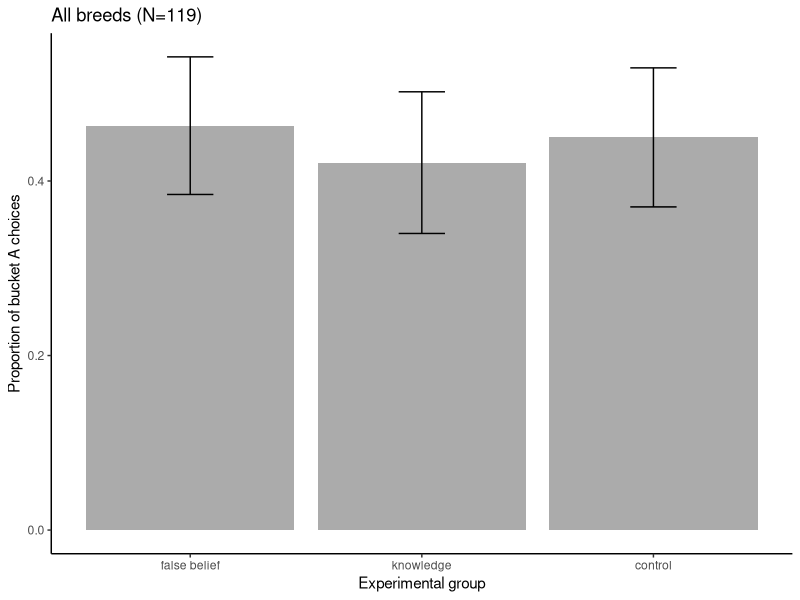
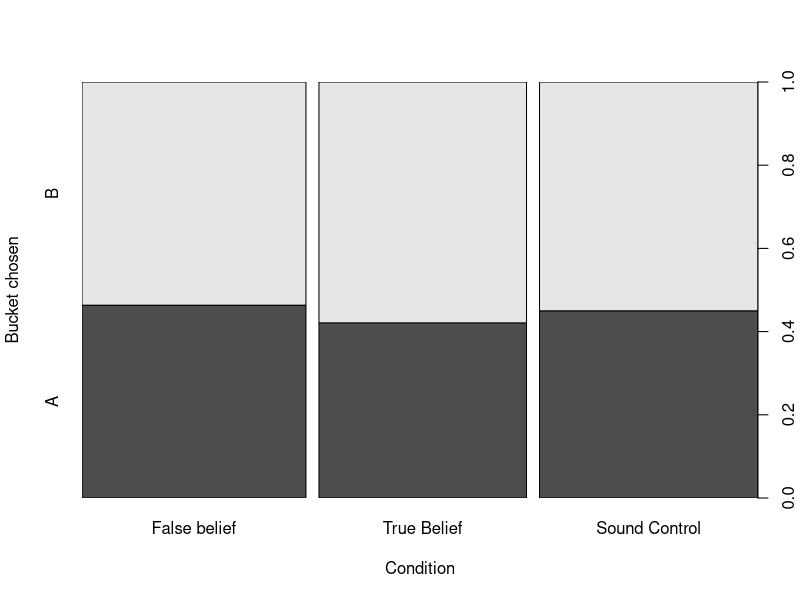
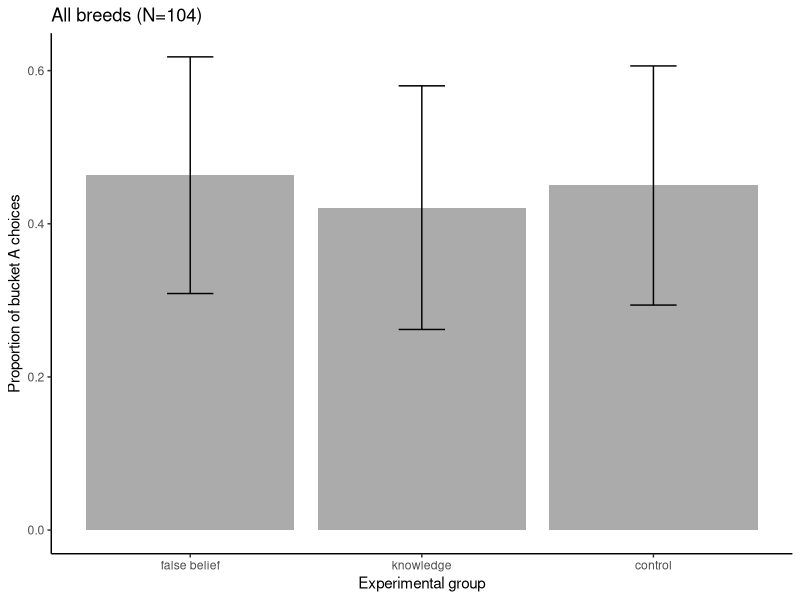

The R script that drew these images, in order:
## ---- chunk 1
library(tidyverse)
library(ggplot2)
## ---- chunk 2
xdata <- read.csv("data/tested_dogs.csv", header = TRUE) %>% 
   mutate(choice_letter = as.factor(choice_letter),
         condition = as.factor(condition),
         age_months = as.numeric(age_months)) %>% 
  filter(choice_letter %in% c("A", "B")) %>%   # Keep rows where choice_letter is "A" or "B" in case of NAs
  droplevels()

which(is.na(xdata$choice_letter)) #double check for NAs
## ---- chunk 3
##nr. dogs choosing bucket A and B overall
table(xdata$choice_letter)

##proportions relative to the whole sample
mean(xdata$choice_letter=="A")
mean(xdata$choice_letter=="B")

##nr. dogs choosing bucket A and B in each condition
table(xdata$condition, xdata$choice_letter)

##proportions relative to the different conditions
fb_subset <- xdata[xdata$condition == "false_belief", ]
know_subset <- xdata[xdata$condition == "knowledge", ]
ctr_subset <- xdata[xdata$condition == "control", ]
mean(fb_subset$choice_letter=="A")
mean(know_subset$choice_letter=="A")
mean(ctr_subset$choice_letter=="A")

#experimenters (communicator and hider)
table(xdata$condition, xdata$communicator)
table(xdata$condition, xdata$hider)
xdata$experimenter_dyad<-paste(xdata$communicator, xdata$hider, sep="_")
table(xdata$condition, xdata$experimenter_dyad)

#age
mean(fb_subset$age_months)
mean(know_subset$age_months) #check Dali, Bo and Kunibert
mean(ctr_subset$age_months)

#sex
table(xdata$sex, xdata$condition)
table(xdata$FCI_group, xdata$condition)
table(xdata$condition)
## ---- chunk 4
#table with descriptive stats for plotting
plot.data <- xdata %>%
  mutate(choice = ifelse(choice_letter == "A", 1, 0)) %>%
  mutate(condition = fct_relevel(
    fct_recode(
      condition,
      "false belief" = "false_belief",
      "knowledge" = "knowledge",
      "control" = "control"
    ),
    "false belief",
    "knowledge",
    "control"
  )) %>% #specify order of factor levels for factor_relevel
  group_by(condition) %>%
  summarise(
    mean.choiceA = mean(choice),
    sd.choiceA = sd(choice),
    n.choseA = sum(choice),
    median.choiceA = median(choice),
    n.tested.per.cond = length(choice),
    se.choiceA = sd(choice) / sqrt(length(choice))
  )

plot.data

##barplot of choices by experimental group

p.choice <- ggplot(data = plot.data, aes(x = condition, y = mean.choiceA)) +
  geom_bar(stat = "identity", alpha = 0.5) +
  geom_errorbar(aes(ymin = mean.choiceA - se.choiceA, ymax = mean.choiceA + #error bars represent standard error
                      se.choiceA),
                width = .2) +
  #geom_signif(comparisons=list(c("False Belief", #"Knowledge")), annotations="*",
  #             y_position = 0.75, tip_length = 0.04, #vjust=0.4) +
  #ylim(0.2,0.6)+
  theme_classic() +
  labs(x = "Experimental group", y = "Proportion of bucket A choices")+
  ggtitle("All breeds (N=119)")

p.choice
 
#saving the plot with ggsave
# ggsave(
#   "./graphs/bucket_A_choices_BC.png",
#   plot = last_plot(),
#   device = NULL,
#  # path = "C:/Users/lonardol/Desktop/False Belief experiment/FB_2_follow_up/Graphs/Border Collies",
#   scale = 0.8,
#   width = 7,
#   height = 6,
#   #units = c("in", "cm", "mm"),
#   dpi = 320,
#   limitsize = TRUE
# )
## ---- chunk 5
#mosaic plot to visualize also bucket B choices
mosaic.plot.data  <- xdata %>%
  mutate(choice_letter = fct_relevel(choice_letter, "B", "A")) %>%
  mutate(condition = fct_relevel(
    fct_recode(
      condition,
      "False belief" = "false_belief",
      "True Belief" = "knowledge",
      "Sound Control" = "control"
    ),
    "False belief",
    "True Belief",
    "Sound Control"
  )) #specify order of factor levels for factor_relevel

plot(mosaic.plot.data$condition,mosaic.plot.data$choice_letter,
  xlab = "Condition",
  ylab = "Bucket chosen")


#saving the plot with ggsave
# ggsave(
#   "./graphs/bucket_A_choices_BC.png",
#   plot = last_plot(),
#   device = NULL,
#  # path = "C:/Users/lonardol/Desktop/False Belief experiment/FB_2_follow_up/Graphs/Border Collies",
#   scale = 0.8,
#   width = 7,
#   height = 6,
#   #units = c("in", "cm", "mm"),
#   dpi = 320,
#   limitsize = TRUE
# )
## ---- chunk 6
#chi square test (false belief - knowledge) 29 October
condition<-c("false belief", "knowledge", "control")
outcome <- plot.data$n.choseA # number of successes (bucket A chosen) for each condition
n <- plot.data$n.tested.per.cond # total trials for each condition

# Create a contingency table
table <- matrix(c(outcome[1], n[1] - outcome[1], outcome[2], n[2] - outcome[2], outcome[3], n[3] - outcome[3]), 
                nrow = 3, byrow = TRUE)
rownames(table) <- condition
colnames(table) <- c("Success", "Failure")

# Chi-squared test
chisq.test(table)
## ---- chunk 7
#plot with error bars showing confidence intervals 
plot.data.ci <- plot.data %>%
  mutate(ci.lower = mean.choiceA - 1.96 * se.choiceA,
         ci.upper = mean.choiceA + 1.96 * se.choiceA)

# Now, plot with confidence intervals as error bars
p.choice.ci <- ggplot(data = plot.data.ci, aes(x = condition, y = mean.choiceA)) +
  geom_bar(stat = "identity", alpha = 0.5) +
  geom_errorbar(aes(ymin = ci.lower, ymax = ci.upper), width = 0.2) +
  #ylim(0,0.8)+
  #geom_signif(comparisons=list(c("False Belief", "Knowledge")), annotations="*",
  #             y_position = 0.75, tip_length = 0.04, vjust=0.4) +
  theme_classic() +
  labs(x = "Experimental group", y = "Proportion of bucket A choices") +
  ggtitle("All breeds (N=104)")

p.choice.ci
